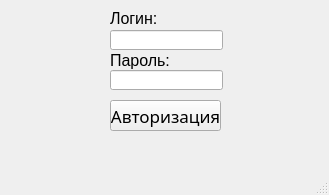
<?xml version="1.0" encoding="UTF-8"?>
<ui version="4.0">
 <class>Auth_Form</class>
 <widget class="QMainWindow" name="Auth_Form">
  <property name="geometry">
   <rect>
    <x>0</x>
    <y>0</y>
    <width>329</width>
    <height>195</height>
   </rect>
  </property>
  <property name="windowTitle">
   <string>Auth_Form</string>
  </property>
  <widget class="QWidget" name="centralwidget">
   <widget class="QLineEdit" name="lineEdit">
    <property name="geometry">
     <rect>
      <x>110</x>
      <y>30</y>
      <width>113</width>
      <height>20</height>
     </rect>
    </property>
    <property name="font">
     <font>
      <pointsize>12</pointsize>
     </font>
    </property>
    <property name="maxLength">
     <number>20</number>
    </property>
   </widget>
   <widget class="QLineEdit" name="lineEdit_2">
    <property name="geometry">
     <rect>
      <x>110</x>
      <y>70</y>
      <width>113</width>
      <height>20</height>
     </rect>
    </property>
    <property name="font">
     <font>
      <pointsize>12</pointsize>
     </font>
    </property>
    <property name="maxLength">
     <number>16</number>
    </property>
    <property name="echoMode">
     <enum>QLineEdit::Password</enum>
    </property>
   </widget>
   <widget class="QLabel" name="label">
    <property name="geometry">
     <rect>
      <x>110</x>
      <y>10</y>
      <width>51</width>
      <height>16</height>
     </rect>
    </property>
    <property name="font">
     <font>
      <pointsize>12</pointsize>
     </font>
    </property>
    <property name="text">
     <string>Логин:</string>
    </property>
   </widget>
   <widget class="QPushButton" name="pushButton">
    <property name="geometry">
     <rect>
      <x>110</x>
      <y>100</y>
      <width>111</width>
      <height>31</height>
     </rect>
    </property>
    <property name="font">
     <font>
      <family>Onyx</family>
      <pointsize>13</pointsize>
     </font>
    </property>
    <property name="text">
     <string>Авторизация</string>
    </property>
   </widget>
   <widget class="QLabel" name="label_2">
    <property name="geometry">
     <rect>
      <x>110</x>
      <y>50</y>
      <width>61</width>
      <height>21</height>
     </rect>
    </property>
    <property name="font">
     <font>
      <pointsize>12</pointsize>
     </font>
    </property>
    <property name="text">
     <string>Пароль:</string>
    </property>
   </widget>
   <widget class="QLabel" name="label_3">
    <property name="geometry">
     <rect>
      <x>10</x>
      <y>140</y>
      <width>311</width>
      <height>21</height>
     </rect>
    </property>
    <property name="font">
     <font>
      <pointsize>12</pointsize>
     </font>
    </property>
    <property name="text">
     <string/>
    </property>
   </widget>
  </widget>
  <widget class="QStatusBar" name="statusbar"/>
 </widget>
 <resources/>
 <connections/>
</ui>
